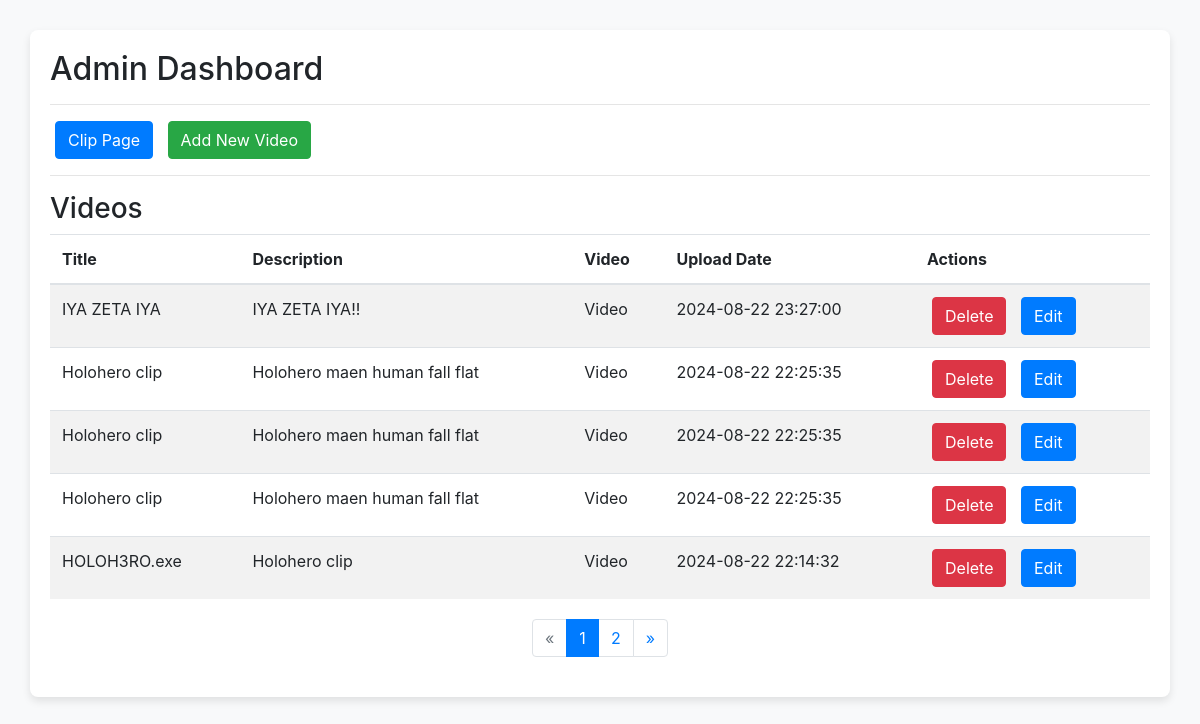
/atmin/admin_dashboard.php, run on the app's committed database.
### tables this page shows
CREATE TABLE `videos` (
  `id` int(11) NOT NULL,
  `judul` varchar(255) NOT NULL,
  `deskripsi` varchar(30) DEFAULT NULL,
  `url_youtube` text NOT NULL,
  `tanggal_upload` datetime DEFAULT current_timestamp()
);

### atmin/admin_dashboard.php (the view, shortened to what this page needs)
<?php
include('../config/connection.php');
$limit = 5;
$page = isset($_GET['page']) ? (int)$_GET['page'] : 1;
$start = ($page - 1) * $limit;
$total_sql = "SELECT COUNT(*) AS total FROM videos";
$total_result = $db->query($total_sql);
$total_row = $total_result->fetch_assoc();
$total_records = $total_row['total'];
$total_pages = ceil($total_records / $limit);
$sql = "SELECT id, judul, deskripsi, url_youtube, tanggal_upload FROM videos ORDER BY tanggal_upload DESC LIMIT ?, ?";
$stmt = $db->prepare($sql);
$stmt->bind_param("ii", $start, $limit);
$stmt->execute();
$result = $stmt->get_result();
?>
<!DOCTYPE html>
<html lang="en">
<head>
    <link rel="stylesheet" href="https://stackpath.bootstrapcdn.com/bootstrap/4.5.2/css/bootstrap.min.css">
</head>
<body>
    <div class="container dashboard-container">
        <h2>Admin Dashboard</h2>
        <hr>
        <a href="../clip.php" class="btn btn-primary">Clip Page</a>
        <a href="create_video.php" class="btn btn-success">Add New Video</a>
        <hr>
        <h3>Videos</h3>
        <table class="table table-striped">
            <thead>
                <tr>
                    <th>Title</th>
                    <th>Description</th>
                    <th>Video</th>
                    <th>Upload Date</th>
                    <th>Actions</th>
                </tr>
            </thead>
            <tbody>
                <?php while ($row = $result->fetch_assoc()) { ?>
                    <tr>
                        <td><?php echo htmlspecialchars($row['judul']); ?></td>
                        <td><?php echo htmlspecialchars($row['deskripsi']); ?></td>
                        <td>Video</td>
                        <td><?php echo htmlspecialchars($row['tanggal_upload']); ?></td>
                        <td>
                            <form method="POST" action="">
                                <button type="submit" name="delete" class="btn btn-danger">Delete</button>
                                <a href="edit_video.php?id=<?php echo $row['id']; ?>" class="btn btn-primary">Edit</a>
                            </form>
                        </td>
                    </tr>
                <?php } ?>
            </tbody>
        </table>
        <nav>
            <ul class="pagination justify-content-center">
                <li class="page-item <?php if ($page <= 1) echo 'disabled'; ?>">
                    <a class="page-link" href="?page=<?php echo ($page - 1); ?>" aria-label="Previous">
                        <span aria-hidden="true">&laquo;</span>
                    </a>
                </li>
                <?php for ($i = 1; $i <= $total_pages; $i++) { ?>
                    <li class="page-item <?php if ($i == $page) echo 'active'; ?>">
                        <a class="page-link" href="?page=<?php echo $i; ?>"><?php echo $i; ?></a>
                    </li>
                <?php } ?>
                <li class="page-item <?php if ($page >= $total_pages) echo 'disabled'; ?>">
                    <a class="page-link" href="?page=<?php echo ($page + 1); ?>" aria-label="Next">
                        <span aria-hidden="true">&raquo;</span>
                    </a>
                </li>
            </ul>
        </nav>
    </div>
</body>
</html>

### atmin/admin_dashboard.php (style rules this page uses)
body { background-color: #f8f9fa; }
.dashboard-container { margin: 30px auto; padding: 20px; background-color: #ffffff; border-radius: 8px; box-shadow: 0 4px 8px rgba(0, 0, 0, 0.1); }
.btn { margin: 0 5px; }
.pagination { margin: 20px 0; }

### data on the page
videos: judul "IYA ZETA IYA", deskripsi "IYA ZETA IYA!!", tanggal_upload "2024-08-22 23:27:00"
videos: judul "Holohero clip", deskripsi "Holohero maen human fall flat", tanggal_upload "2024-08-22 22:25:35"
videos: judul "Holohero clip", deskripsi "Holohero maen human fall flat", tanggal_upload "2024-08-22 22:25:35"
videos: judul "Holohero clip", deskripsi "Holohero maen human fall flat", tanggal_upload "2024-08-22 22:25:35"
videos: judul "HOLOH3RO.exe", deskripsi "Holohero clip", tanggal_upload "2024-08-22 22:14:32"
